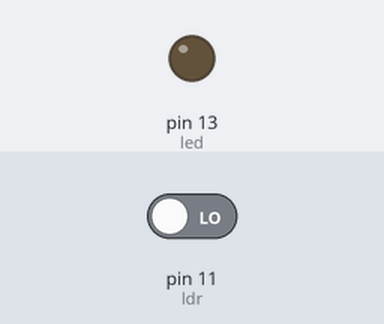
Simulated run of this sketch. Board: Arduino Uno, built with avr-gcc and run on an emulated ATmega328P. On the bench: output pins drawn as LEDs (lit = HIGH). Inputs (shaded band) come from the test bench; at power-on: pin 11 (ldr) LOW.

Above: at 1.2 s.
1.3 s: pin 11 (ldr) driven HIGH
At 2.1 s:
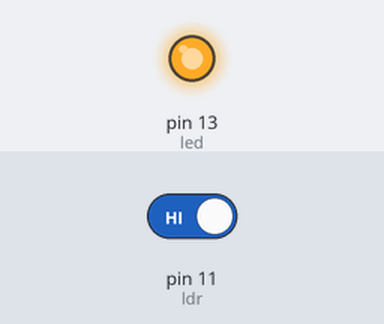
2.8 s: pin 11 (ldr) driven LOW
At 3.2 s:
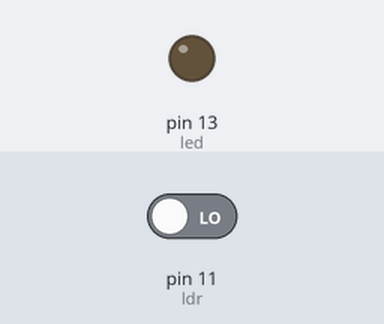
Timing chart, 0 to 5.8 s (numbered marks = the images above; inputs shaded):
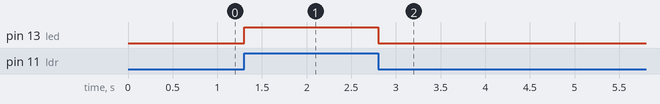

Measured:
- after the input at 1.3 s, pin 13 (led): LOW → HIGH at once
- after the input at 2.8 s, pin 13 (led): HIGH → LOW at once

The sketch:

NightLight.ino
```cpp
int led = 13;
int ldr = 11;


void setup() {
  // put your setup code here, to run once:
  pinMode(led, OUTPUT);
  pinMode(ldr, INPUT);
  Serial.begin(9600);
}

void loop() {
  // put your main code here, to run repeatedly:
  if (digitalRead(ldr) == 1) {
    digitalWrite(led, HIGH);
  } else {
    digitalWrite(led, LOW);
  }
}
```
